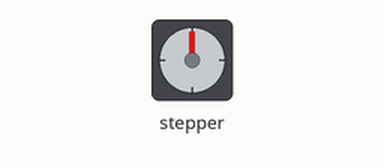
The sketch below on a simulated Arduino Uno, built with avr-gcc and run on an emulated ATmega328P. On the bench: stepper motor. Wiring (inferred from the names in the program): stepper motor driver (200 steps per turn assumed): step pin 5; direction pin 3.

Above: at 0.05 s.
At 2.15 s:
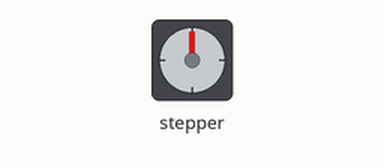
At 3.6 s:
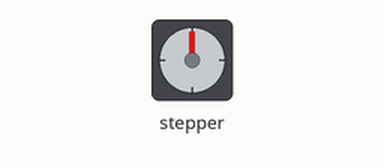
At 7.15 s:
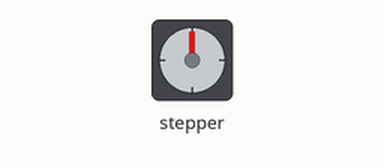
Timing chart, 0 to 12.0 s (numbered marks = the images above):
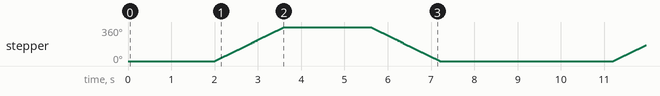

Measured:
- by itself, stepper: turns 360° clockwise in 1.6 s, then 360° counter-clockwise in 1.6 s, repeating every 9.2 s

The sketch:

motor_tests.ino
```cpp
/*     Simple Stepper Motor Control Exaple Code
 *
 *  by Dejan Nedelkovski, www.HowToMechatronics.com
 *
 */

// defines pins numbers
const int stepPin = 5;
const int dirPin = 3;
const int prec05mm = 0.5;
const int prec1mm = 1;
const int prec2mm = 2;
const int prec5mm = 5;
const int prec = prec1mm;

void setup() {
  // Sets the two pins as Outputs
  pinMode(stepPin,OUTPUT);
  pinMode(dirPin,OUTPUT);
}
void loop() {
  // we used 100ohm resistors
  //digitalWrite(dirPin,HIGH); // Enables the motor to move in a particular direction
  // HIGH = down; LOW = up
  digitalWrite(dirPin,HIGH);
  delay(2000);
  // Makes 200 pulses for making one full cycle rotation
  // one full cycle rotation = 1mm
  for(int x = 0; x < prec*200; x++) {
    digitalWrite(stepPin,HIGH);
    delayMicroseconds(4000);
    digitalWrite(stepPin,LOW);
    delayMicroseconds(4000);
  }
  delay(2000); // One second delay

  digitalWrite(dirPin,LOW); //Changes the rotations direction
  // Makes 400 pulses for making two full cycle rotation
  for(int x = 0; x < prec*200; x++) {
    digitalWrite(stepPin,HIGH);
    delayMicroseconds(4000);
    digitalWrite(stepPin,LOW);
    delayMicroseconds(4000);
  }
  delay(2000);
}
```
